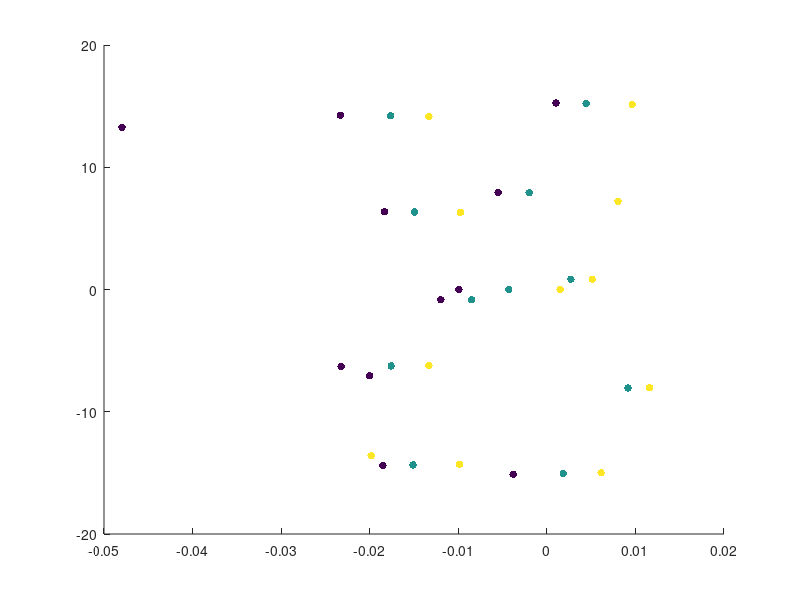

Write MATLAB code to recreate this figure.
meta_file = fopen('rays/meta.dat');
ray_file = fopen('rays/rays.dat');

% Read in metadata
wav_0 = fread(meta_file,1,'double');
wav_1 = fread(meta_file,1,'double');
wav_2 = fread(meta_file,1,'double');
num_rays = fread(meta_file,1,'int32')


% Read in ray data
rays = fread(ray_file, [7, num_rays], 'double');

fclose(meta_file);
fclose(ray_file);

lam = rays(1,:);
hx = rays(2,:);
hy = rays(3,:);
px = rays(4,:);
py = rays(5,:);
x = rays(6,:);  % Array of x-coordinates of rays on detector
y = rays(7,:);  % Array of y-coordinates of rays on detector

i_0 = find(lam == wav_0);
i_1 = find(lam == wav_1);
i_2 = find(lam == wav_2);
x_0 = x(i_0);
x_1 = x(i_1);
x_2 = x(i_2);
y_0 = y(i_0);
y_1 = y(i_1);
y_2 = y(i_2);


pt_sz = 30;
field_color = hx(i_0);
scatter(x_0,y_0,pt_sz, hx(i_0),'filled')

sqrt(mean(x(hx==-1 & hy==-1 & lam == wav_0) .* x(hx==-1 & hy==-1 & lam == wav_0))) * 2
%scatter(x(hx==-1 & hy==-1 & wav == wav_0),y(hx==-1 & hy==-1 & wav == wav_0),pt_sz,px(hx==-1 & hy==-1 & wav == wav_0),'filled')